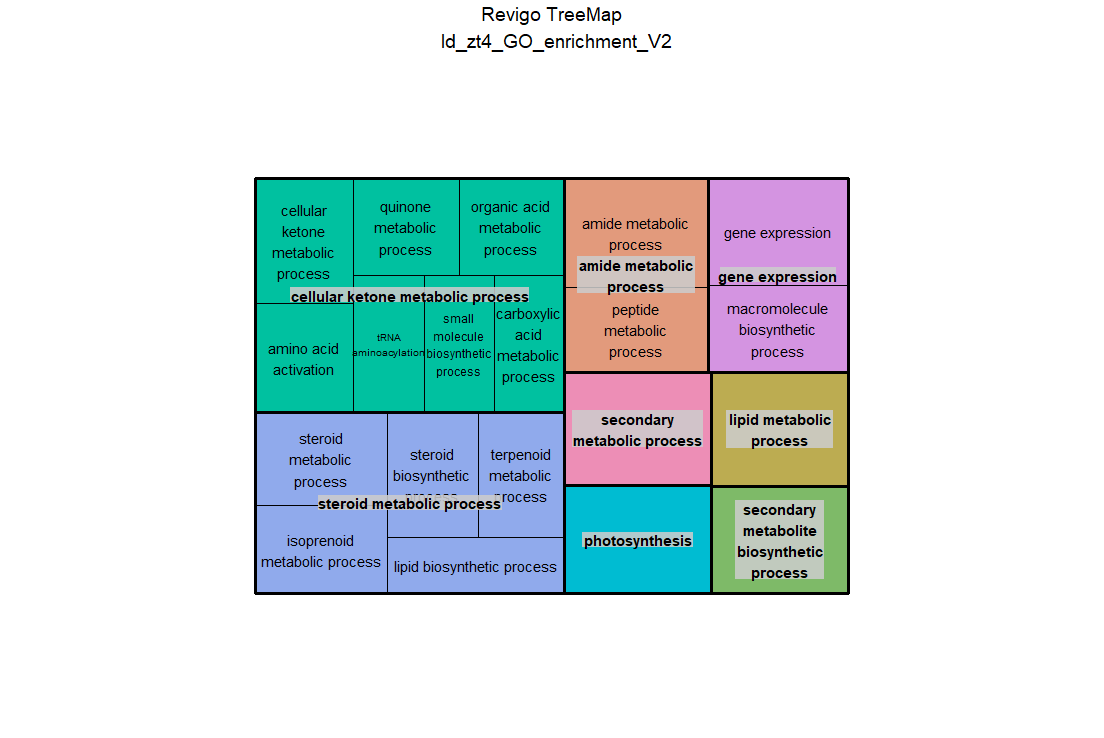

Here is the R script that generated this plot:
# A treemap R script produced by the Revigo server at http://revigo.irb.hr/
# If you found Revigo useful in your work, please cite the following reference:
# Supek F et al. "REVIGO summarizes and visualizes long lists of Gene Ontology
# terms" PLoS ONE 2011. doi:10.1371/journal.pone.0021800

# author: Anton Kratz <anton.kratz@gmail.com>, RIKEN Omics Science Center, Functional Genomics Technology Team, Japan
# created: Fri, Nov 02, 2012  7:25:52 PM
# last change: Fri, Nov 09, 2012  3:20:01 PM

# -----------------------------------------------------------------------------
# If you don't have the treemap package installed, uncomment the following line:
# install.packages( "treemap" );
library(treemap) 								# treemap package by Martijn Tennekes

# Set the working directory if necessary
# setwd("C:/Users/username/workingdir");

# --------------------------------------------------------------------------
# Here is your data from Revigo. Scroll down for plot configuration options.

revigo.names <- c("term_ID","description","frequency","uniqueness","dispensability","representative");
revigo.data <- rbind(c("GO:0006629","lipid metabolic process",4.558650411488468,0.8782935454374463,0.03428066,"lipid metabolic process"),
c("GO:0008202","steroid metabolic process",0.25984788976451706,0.6995668042373843,0.06249771,"steroid metabolic process"),
c("GO:0006694","steroid biosynthetic process",0.14729326057246497,0.6393403311369804,0.4725869,"steroid metabolic process"),
c("GO:0006720","isoprenoid metabolic process",0.5931910685927647,0.6535472352760123,0.53200408,"steroid metabolic process"),
c("GO:0006721","terpenoid metabolic process",0.3306922127989305,0.6114736217605554,0.61076577,"steroid metabolic process"),
c("GO:0008610","lipid biosynthetic process",2.7358634658696603,0.5599559624668082,0.67552632,"steroid metabolic process"),
c("GO:0010467","gene expression",9.706370753664654,0.8490655656265158,0.0801484,"gene expression"),
c("GO:0009059","macromolecule biosynthetic process",15.258385035486357,0.6902432948475458,0.28055017,"gene expression"),
c("GO:0015979","photosynthesis",0.23078372268274303,0.8924157864314464,0.02544878,"photosynthesis"),
c("GO:0019748","secondary metabolic process",0.40536164365481797,0.9403943492391099,0,"secondary metabolic process"),
c("GO:0042180","cellular ketone metabolic process",0.46003407605618213,0.6942274392467119,0.0628428,"cellular ketone metabolic process"),
c("GO:0006082","organic acid metabolic process",8.895121929802153,0.5803946312268449,0.65731846,"cellular ketone metabolic process"),
c("GO:0019752","carboxylic acid metabolic process",8.61761202044457,0.5364004352047055,0.62971678,"cellular ketone metabolic process"),
c("GO:0043038","amino acid activation",0.9991846865833046,0.5955748318331119,0.59655099,"cellular ketone metabolic process"),
c("GO:0043039","tRNA aminoacylation",0.9985360813440113,0.5503822287084099,0.32055808,"cellular ketone metabolic process"),
c("GO:0044283","small molecule biosynthetic process",6.034460163531009,0.5379601152953619,0.43184243,"cellular ketone metabolic process"),
c("GO:1901661","quinone metabolic process",0.2951552980470796,0.5836231800828139,0.28569676,"cellular ketone metabolic process"),
c("GO:0043603","amide metabolic process",6.518961624921768,0.8842370681765802,0.05064561,"amide metabolic process"),
c("GO:0006518","peptide metabolic process",5.3920715559926595,0.6916848937565164,0.12977678,"amide metabolic process"),
c("GO:0044550","secondary metabolite biosynthetic process",0.30917182357724615,0.8286886250775454,0.02610808,"secondary metabolite biosynthetic process"));

stuff <- data.frame(revigo.data);
names(stuff) <- revigo.names;

stuff$frequency <- as.numeric( as.character(stuff$frequency) );
stuff$uniqueness <- as.numeric( as.character(stuff$uniqueness) );
stuff$dispensability <- as.numeric( as.character(stuff$dispensability) );


# check the tmPlot command documentation for all possible parameters - there are a lot more
treemap(
  stuff,
  index = c("representative","description"),
  vSize = "uniqueness",
  type = "categorical",
  vColor = "representative",
  title = "Revigo TreeMap
  ld_zt4_GO_enrichment_V2",
  inflate.labels = FALSE,      # set this to TRUE for space-filling group labels - good for posters
  lowerbound.cex.labels = 0,   # try to draw as many labels as possible (still, some small squares may not get a label)
  position.legend = "none"
)

dev.off()
